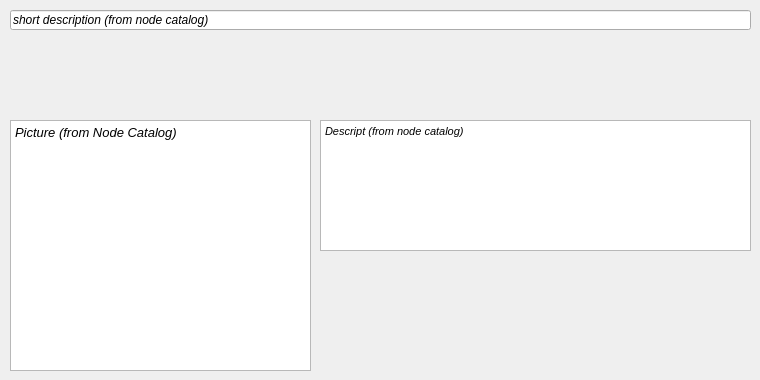
     <widget class="QWidget" name="tab_6">
      <attribute name="title">
       <string>Valve</string>
      </attribute>
      <widget class="QTextEdit" name="textEdit_6">
       <property name="geometry">
        <rect>
         <x>10</x>
         <y>120</y>
         <width>301</width>
         <height>251</height>
        </rect>
       </property>
       <property name="html">
        <string>&lt;!DOCTYPE HTML PUBLIC &quot;-//W3C//DTD HTML 4.0//EN&quot; &quot;http://www.w3.org/TR/REC-html40/strict.dtd&quot;&gt;
&lt;html&gt;&lt;head&gt;&lt;meta name=&quot;qrichtext&quot; content=&quot;1&quot; /&gt;&lt;style type=&quot;text/css&quot;&gt;
p, li { white-space: pre-wrap; }
&lt;/style&gt;&lt;/head&gt;&lt;body style=&quot; font-family:'MS Shell Dlg 2'; font-size:8.25pt; font-weight:400; font-style:normal;&quot;&gt;
&lt;p style=&quot; margin-top:0px; margin-bottom:0px; margin-left:0px; margin-right:0px; -qt-block-indent:0; text-indent:0px;&quot;&gt;&lt;span style=&quot; font-size:10pt; font-style:italic;&quot;&gt;Picture (from Node Catalog)&lt;/span&gt;&lt;/p&gt;&lt;/body&gt;&lt;/html&gt;</string>
       </property>
      </widget>
      <widget class="QTextEdit" name="textEdit_7">
       <property name="geometry">
        <rect>
         <x>320</x>
         <y>120</y>
         <width>431</width>
         <height>131</height>
        </rect>
       </property>
       <property name="html">
        <string>&lt;!DOCTYPE HTML PUBLIC &quot;-//W3C//DTD HTML 4.0//EN&quot; &quot;http://www.w3.org/TR/REC-html40/strict.dtd&quot;&gt;
&lt;html&gt;&lt;head&gt;&lt;meta name=&quot;qrichtext&quot; content=&quot;1&quot; /&gt;&lt;style type=&quot;text/css&quot;&gt;
p, li { white-space: pre-wrap; }
&lt;/style&gt;&lt;/head&gt;&lt;body style=&quot; font-family:'MS Shell Dlg 2'; font-size:8.25pt; font-weight:400; font-style:normal;&quot;&gt;
&lt;p style=&quot; margin-top:0px; margin-bottom:0px; margin-left:0px; margin-right:0px; -qt-block-indent:0; text-indent:0px;&quot;&gt;&lt;span style=&quot; font-size:8pt; font-style:italic;&quot;&gt;Descript (from node catalog)&lt;/span&gt;&lt;/p&gt;&lt;/body&gt;&lt;/html&gt;</string>
       </property>
      </widget>
      <widget class="QLineEdit" name="lineEdit_37">
       <property name="geometry">
        <rect>
         <x>10</x>
         <y>10</y>
         <width>741</width>
         <height>20</height>
        </rect>
       </property>
       <property name="font">
        <font>
         <italic>true</italic>
        </font>
       </property>
       <property name="text">
        <string>short description (from node catalog)</string>
       </property>
      </widget>
     </widget>
